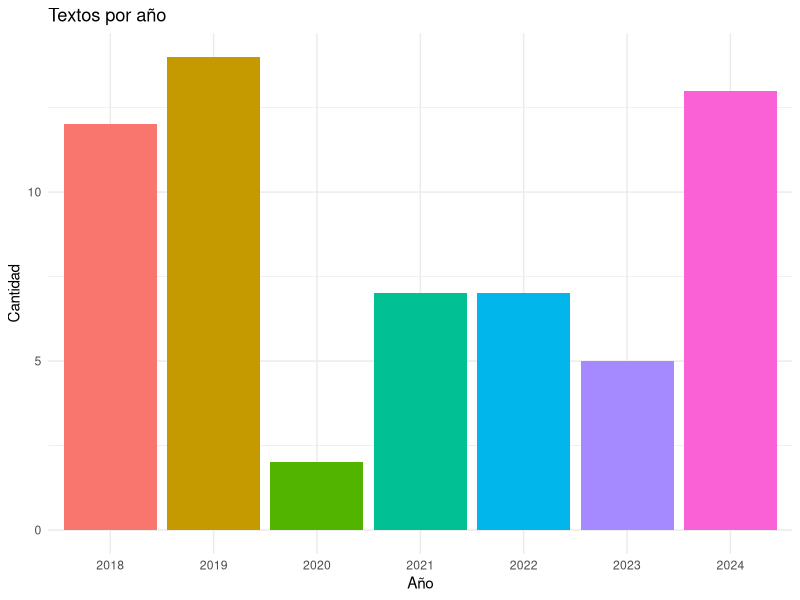
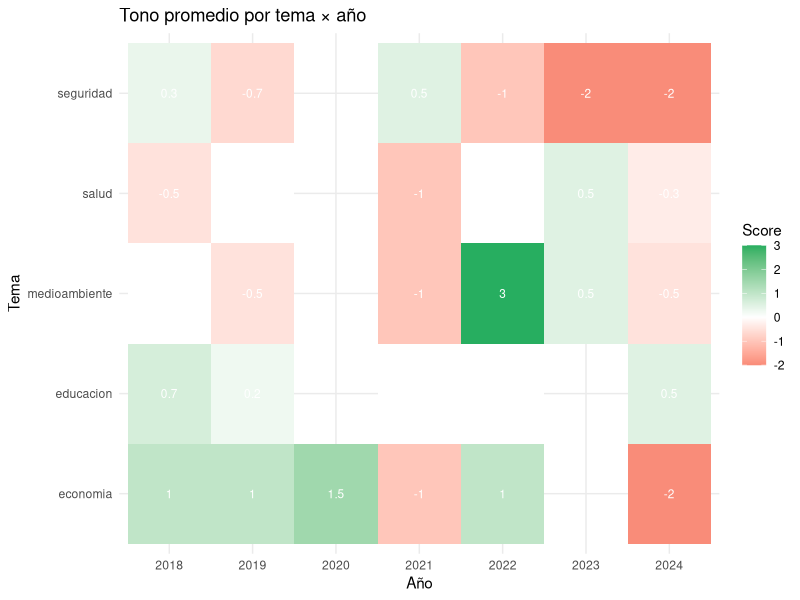

Write the R code that produced these figures, in order.
## ---- chunk 1
library(tidyverse)
library(tidytext)
library(tm)

set.seed(2026)

textos <- read_csv("datos/textos_politicos.csv", show_col_types = FALSE)

stopwords_es <- tibble(palabra = tm::stopwords("spanish"))

tokens <- textos |>
  unnest_tokens(palabra, texto)

tokens_limpios <- tokens |>
  anti_join(stopwords_es, by = "palabra") |>
  filter(!str_detect(palabra, "^[0-9]+$"),
         nchar(palabra) > 2)
## ---- chunk 2
textos |>
  count(anio) |>
  ggplot(aes(x = factor(anio), y = n, fill = factor(anio))) +
  geom_col() +
  labs(title = "Textos por año",
       x = "Año", y = "Cantidad") +
  theme_minimal() +
  theme(legend.position = "none")
## ---- chunk 3
longitudes <- tokens |>
  count(id, name = "n_tokens")

# Texto más corto
mas_corto <- longitudes |> slice_min(n_tokens, n = 1)
mas_corto

# Texto más largo
mas_largo <- longitudes |> slice_max(n_tokens, n = 1)
mas_largo

# Contenido de ambos
textos |> filter(id %in% c(mas_corto$id, mas_largo$id)) |> select(id, tema, texto)
## ---- chunk 4
bigramas <- textos |>
  unnest_tokens(par, texto, token = "ngrams", n = 2) |>
  separate(par, c("palabra1", "palabra2"), sep = " ") |>
  filter(!palabra1 %in% stopwords_es$palabra,
         !palabra2 %in% stopwords_es$palabra,
         !str_detect(palabra1, "^[0-9]+$"),
         !str_detect(palabra2, "^[0-9]+$")) |>
  unite("bigrama", palabra1, palabra2, sep = " ") |>
  count(bigrama, sort = TRUE) |>
  head(10)

bigramas
## ---- chunk 5
tfidf_anio <- tokens_limpios |>
  count(anio, palabra) |>
  bind_tf_idf(palabra, anio, n)

tfidf_anio |>
  group_by(anio) |>
  slice_max(tf_idf, n = 3) |>
  arrange(anio, desc(tf_idf))
## ---- chunk 6
tfidf_pandemia <- textos |>
  mutate(periodo = if_else(anio %in% c(2020, 2021), "pandemia", "otros")) |>
  unnest_tokens(palabra, texto) |>
  anti_join(stopwords_es, by = "palabra") |>
  filter(!str_detect(palabra, "^[0-9]+$"), nchar(palabra) > 2) |>
  count(periodo, palabra) |>
  bind_tf_idf(palabra, periodo, n)

tfidf_pandemia |>
  filter(periodo == "pandemia") |>
  slice_max(tf_idf, n = 10) |>
  select(palabra, tf, idf, tf_idf)
## ---- chunk 7
# Top 5 salud (por tema)
top_salud <- tokens_limpios |>
  count(tema, palabra) |>
  bind_tf_idf(palabra, tema, n) |>
  filter(tema == "salud") |>
  slice_max(tf_idf, n = 5) |>
  pull(palabra)

# Top 5 del país con más textos
pais_top <- tokens_limpios |> count(pais, sort = TRUE) |> slice(1) |> pull(pais)

top_pais <- tokens_limpios |>
  count(pais, palabra) |>
  bind_tf_idf(palabra, pais, n) |>
  filter(pais == pais_top) |>
  slice_max(tf_idf, n = 5) |>
  pull(palabra)

cat("Top 5 salud:", paste(top_salud, collapse = ", "), "\n")
cat("Top 5", pais_top, ":", paste(top_pais, collapse = ", "), "\n")

# Solapamiento
intersect(top_salud, top_pais)
## ---- chunk 8
positivas <- c("crecimiento", "mejora", "mejorado", "oportunidad", "fortalecido",
               "innovadores", "renovables", "sólido", "beneficio", "avance",
               "estabilizar", "reducir", "éxito", "progreso", "esperanza",
               "desarrollo", "inversión", "expansión", "estable", "positivo",
               "consolidación", "fortalecimiento", "incremento", "modernización",
               "inclusión", "sustentable", "eficiente", "transparencia",
               "participación", "cooperación", "innovación", "competitividad")

negativas <- c("crisis", "inflación", "pobreza", "violencia", "amenaza",
               "problema", "deuda", "riesgo", "deficiencias", "grave",
               "crimen", "narcotráfico", "deforestación", "informalidad",
               "inseguridad", "contaminación", "desempleo", "vulnerables",
               "corrupción", "recesión", "desigualdad", "exclusión",
               "abandono", "fracaso", "estancamiento", "deterioro",
               "marginación", "represión", "polarización", "fragmentación",
               "atraso", "conflicto", "tensión", "deficiente", "precario")

cat("Positivas:", length(positivas), "  Negativas:", length(negativas), "\n")
## ---- chunk 9
sentimiento_doc <- tokens_limpios |>
  mutate(valencia = case_when(
    palabra %in% positivas ~  1L,
    palabra %in% negativas ~ -1L,
    TRUE ~ 0L
  )) |>
  group_by(id, pais) |>
  summarise(score = sum(valencia), .groups = "drop")

sentimiento_pais <- sentimiento_doc |>
  group_by(pais) |>
  summarise(
    n_textos = n(),
    score_promedio = round(mean(score), 2),
    .groups = "drop"
  ) |>
  arrange(score_promedio)

sentimiento_pais
## ---- chunk 10
doc_mas_positivo <- sentimiento_doc |>
  arrange(desc(score)) |>
  head(1)

doc_mas_positivo

textos |>
  filter(id == doc_mas_positivo$id) |>
  select(id, tema, pais, anio, texto)
## ---- chunk 11
sentimiento_tema_anio <- tokens_limpios |>
  mutate(valencia = case_when(
    palabra %in% positivas ~  1L,
    palabra %in% negativas ~ -1L,
    TRUE ~ 0L
  )) |>
  group_by(id, tema, anio) |>
  summarise(score = sum(valencia), .groups = "drop") |>
  group_by(tema, anio) |>
  summarise(score_promedio = mean(score), .groups = "drop")

ggplot(sentimiento_tema_anio,
       aes(x = factor(anio), y = tema, fill = score_promedio)) +
  geom_tile() +
  geom_text(aes(label = round(score_promedio, 1)), color = "white", size = 3) +
  scale_fill_gradient2(low = "#E74C3C", mid = "white", high = "#27AE60",
                      midpoint = 0) +
  labs(title = "Tono promedio por tema × año",
       x = "Año", y = "Tema", fill = "Score") +
  theme_minimal()
## ---- chunk 12
ancla <- list(
  economia      = c("crecimiento", "inflación", "empleo", "pib", "mercado",
                    "inversión", "fiscal", "monetaria", "desempleo"),
  educacion     = c("estudiantes", "docentes", "escuelas", "universidad",
                    "educativa", "alumnos", "aprendizaje", "escolar"),
  salud         = c("hospitales", "vacunación", "pandemia", "médicos",
                    "sanitaria", "enfermedades", "covid"),
  seguridad     = c("violencia", "crimen", "policía", "delincuencia",
                    "narcotráfico", "robos", "inseguridad"),
  medioambiente = c("deforestación", "biodiversidad", "bosque", "clima",
                    "renovables", "contaminación", "sustentable")
)

# Para cada documento, contar palabras de cada ancla
clasificacion <- tokens_limpios |>
  mutate(tema_predicho = case_when(
    palabra %in% ancla$economia      ~ "economia",
    palabra %in% ancla$educacion     ~ "educacion",
    palabra %in% ancla$salud         ~ "salud",
    palabra %in% ancla$seguridad     ~ "seguridad",
    palabra %in% ancla$medioambiente ~ "medioambiente",
    TRUE ~ NA_character_
  )) |>
  filter(!is.na(tema_predicho)) |>
  count(id, tema_predicho) |>
  group_by(id) |>
  slice_max(n, n = 1, with_ties = FALSE) |>
  ungroup() |>
  left_join(textos |> select(id, tema_real = tema), by = "id")

# Matriz de confusión
conf_mat <- table(Real = clasificacion$tema_real, Predicho = clasificacion$tema_predicho)
conf_mat

# Accuracy
accuracy <- sum(diag(conf_mat)) / sum(conf_mat)
cat("Accuracy:", round(accuracy, 3), "\n")
